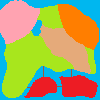

This game map was drawn from its Tiled (.tmx) file and the tilesets committed beside it. A one-line description and the trimmed map source follow:
An orthogonal 100x100 tile map with 1x1 px tiles, 2 tile layers (ground, region), 2 tilesets.

<map version="1.8" tiledversion="1.8.2" orientation="orthogonal" renderorder="right-down" width="100" height="100" tilewidth="1" tileheight="1" infinite="0" nextlayerid="3" nextobjectid="1">
 <editorsettings>
  <export target="src/data/maps/testMap.json" format="json" />
 </editorsettings>
 <tileset firstgid="1" name="ground" tilewidth="1" tileheight="1" tilecount="16" columns="4">
  <image source="pixil-frame-0.png" width="4" height="4" />
  <tile id="0" type="WATER" />
  <tile id="1" type="GRASS" />
  <tile id="2" type="DIRT" />
  <tile id="3" type="WOOD" />
 </tileset>
 <tileset firstgid="17" name="region" tilewidth="1" tileheight="1" tilecount="16" columns="4">
  <image source="tileRegions.png" width="4" height="4" />
  <tile id="0" type="Willowridge Farm" />
  <tile id="1" type="Emberroot Farm" />
  <tile id="2" type="Mistvale Farm" />
  <tile id="3" type="Suncrest Farm" />
 </tileset>
 <layer id="1" name="ground" width="100" height="100">
  <data>[10000 cells, 10000 non-empty, 3 distinct tile ids]</data>
 </layer>
 <layer id="2" name="region" width="100" height="100">
  <data>[10000 cells, 4728 non-empty, 4 distinct tile ids]</data>
 </layer>
</map>
